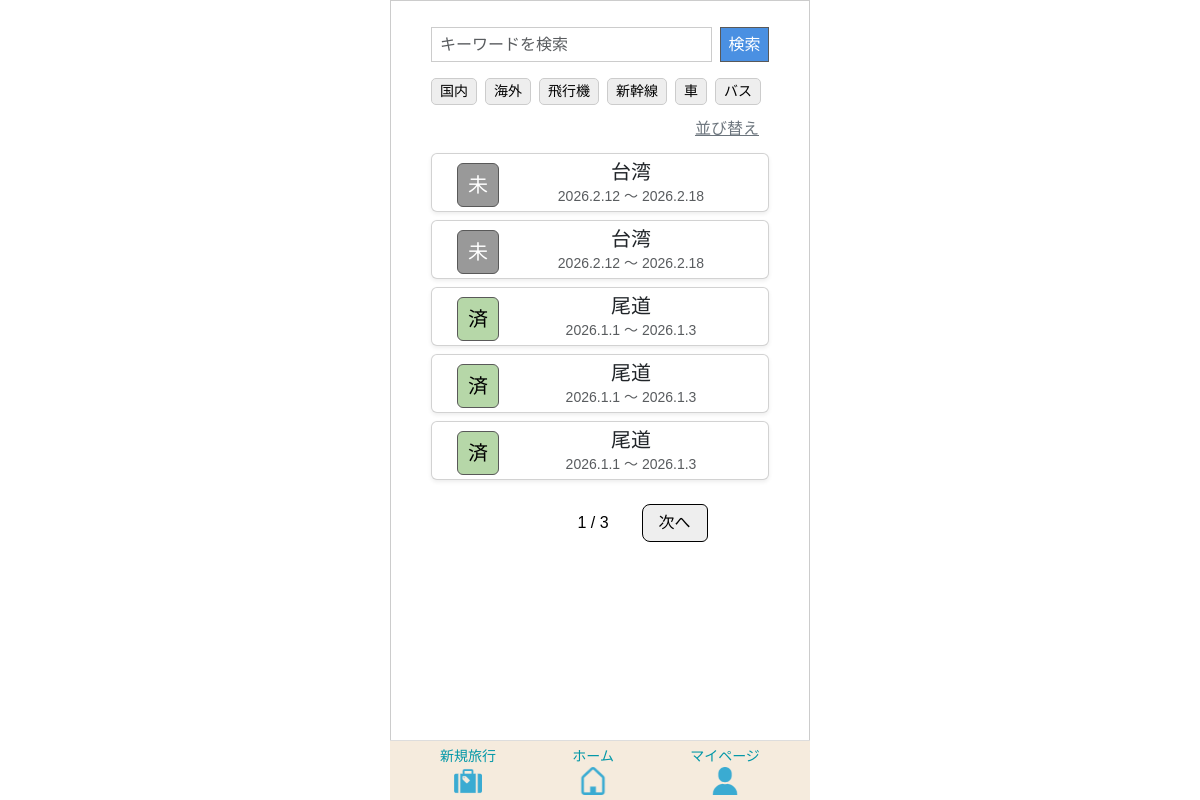
The app's page /home/ (signed in) with its own data.
### app/models/travel.py (models this page shows, shortened)
class Transport(models.Model):
    class TransportType(models.IntegerChoices):
     AIRPLANE   = 0, _("飛行機")
     SHINKANSEN = 1, _("新幹線")
     CAR        = 2, _("車")
     BUS        = 3, _("バス")
     TRAIN      = 4, _("電車")
     OTHER      = 5, _("その他")
    transport_id = models.AutoField(
        primary_key=True,
        verbose_name=_("交通手段ID")
    )
    transport_type = models.IntegerField(
    choices=TransportType.choices,
    verbose_name=_("交通手段")
    )
    created_at = models.DateTimeField(
        auto_now_add=True,
        verbose_name=_("作成日")
    )
    updated_at = models.DateTimeField(
       auto_now=True,
        verbose_name=_("更新日")
    )
    class Meta:
        verbose_name = _("交通手段")
        verbose_name_plural = _("交通手段")

class Travel_info(models.Model):
    class StayType(models.IntegerChoices):
        DAY_TRIP = 0, _("日帰り")
        STAY     = 1, _("宿泊")
    class LocationType(models.IntegerChoices):
        DOMESTIC = 0, _("国内")
        OVERSEAS = 1, _("海外")
    class StatusType(models.IntegerChoices):
        NOT_DONE  = 0, _("未")
        COMPLETE  = 1, _("完")
        PROCESSED = 2, _("済")
    travel_info_id = models.AutoField(
        primary_key=True,
        verbose_name=_("旅行情報ID")
    )
    user = models.ForeignKey(
        settings.AUTH_USER_MODEL,
        on_delete=models.CASCADE,
        verbose_name=_("ユーザーID")
    )
    travel_title = models.CharField(
        max_length=100,
        verbose_name=_("旅行タイトル")
    )
    start_date = models.DateField(
        verbose_name=_("開始日")
    )
    end_date = models.DateField(
        verbose_name=_("終了日")
    )
    stay_type = models.IntegerField(
        choices=StayType.choices,
        verbose_name=_("宿泊タイプ")
    )
    location = models.IntegerField(
        choices=LocationType.choices,
        verbose_name=_("場所"),
    )
    memo = models.CharField(
        max_length=230,
        blank=True,
        verbose_name=_("メモ")
    )
    status = models.IntegerField(
        choices=StatusType.choices,
        default=0,
        verbose_name=_("ステータス")
    )
    transport = models.ManyToManyField(
        "Transport",
        through="Travelmode",
        verbose_name=_("交通手段")
    )
    created_at = models.DateTimeField(
        auto_now_add=True,
        verbose_name=_("作成日")
    )
    updated_at = models.DateTimeField(
       auto_now=True,
        verbose_name=_("更新日")
    )
    class Meta:
        verbose_name = _("旅行情報")
        verbose_name_plural = _("旅行情報")

### app/views/home.py (the view)
# urls.py: path('home/', HomeView.as_view(), name='home'),
class HomeView(LoginRequiredMixin, TemplateView):
    template_name = "home/home.html"
    login_url = "/"
    def get(self, request, *args, **kwargs):
        keyword = request.GET.get("keyword", "")
        travel_type = request.GET.getlist("travel_type")
        transport_filter = [t for t in request.GET.getlist("transport") if t]
        sort = request.GET.get("sort", "")
        travels = Travel_info.objects.filter(user=request.user)
        if keyword:
            travels = travels.filter(travel_title__icontains=keyword)
        if travel_type:
            travels = travels.filter(location__in=travel_type)
        if transport_filter:
            travels = travels.filter(transport__transport_type__in=transport_filter)
        if sort == "title_asc":
            travels = travels.order_by("travel_title")
        elif sort == "title_desc":
            travels = travels.order_by("-travel_title")
        elif sort == "date_asc":
            travels = travels.order_by("start_date")
        elif sort == "date_desc":
            travels = travels.order_by("-start_date")
        today = timezone.now().date()
        for t in travels:
            if t.end_date < today:
                t.status = "済"
                continue
            items = TravelItem.objects.filter(
                travel_category__template__travel_info=t
            )
            total = items.count()
            done = items.filter(item_checked=TravelItem.ItemChecked.YES).count()
            if total > 0 and total == done:
                t.status = "完"
            else:
                t.status = "未"
        paginator = Paginator(travels, 5)
        page = request.GET.get("page")
        travels_page = paginator.get_page(page)
        tags = Transport.objects.all()
        return render(request, self.template_name, {
            "travels": travels_page,
            "keyword": keyword,
            "tags": tags,
            "travel_type": travel_type,
            "transport": transport_filter,
            "sort": sort,
        })

### templates/home/home.html (shortened to what this page needs)
{% extends 'base.html' %}
{% load static %}
{% block extra_css %}
{{ block.super }}
<link rel="stylesheet" href="{% static 'tabipre/css/home.css' %}">
{% endblock %}
{% block content %}
<div class="container mt-3">
    <form method="GET" id="searchForm" class="d-flex mb-3">
        <input type="text" name="keyword" value="{{ keyword }}"
               class="form-control me-2 search-input"
               placeholder="キーワードを検索">
        <button class="search-btn">検索</button>
    </form>
    <div class="d-flex flex-row flex-nowrap overflow-auto mb-2">
        <a href="#"
           class="tag-badge {% if '0' in travel_type %}selected{% endif %}"
           data-type="travel_type" data-value="0">国内</a>
        <a href="#"
           class="tag-badge {% if '1' in travel_type %}selected{% endif %}"
           data-type="travel_type" data-value="1">海外</a>
        {% for tag in tags %}
            <a href="#"
               class="tag-badge {% if tag.transport_type|stringformat:'s' in transport %}selected{% endif %}"
               data-type="transport"
               data-value="{{ tag.transport_type }}">
                {{ tag.get_transport_type_display }}
            </a>
        {% endfor %}
    </div>
    <div class="sort-btn-wrapper mb-2">
        <a href="#" class="sort-btn" data-bs-toggle="modal" data-bs-target="#sortModal">
            並び替え
        </a>
    </div>
    {% for t in travels %}
        <a href="{% url 'app:travel_detail' t.travel_info_id %}" class="text-decoration-none text-dark">
            <div class="card mb-2 shadow-sm">
                <div class="card-body d-flex align-items-center">
                    <div class="align-items-center">
                        {% if t.status == "未" %}
                            <span class="badge-t status-mi">未</span>
                        {% elif t.status == "完" %}
                            <span class="badge-t status-kan">完</span>
                        {% elif t.status == "済" %}
                            <span class="badge-t status-zumi">済</span>
                        {% endif %}
                    </div>
                    <div class="flex-grow-1 d-flex flex-column justify-content-center text-center">
                        <h5 class="card-title">{{ t.travel_title }}</h5>
                        <p class="card-text text-muted">
                            {{ t.start_date|date:"Y.n.j" }} 〜 {{ t.end_date|date:"Y.n.j" }}
                        </p>
                    </div>
                </div>
            </div>
        </a>
    {% empty %}
        <p class="text-center text-muted">旅行がありません</p>
    {% endfor %}
    <div class="d-flex justify-content-center mt-4">
        <nav>
            <ul class="pagination">
                {% if travels.has_previous %}
                    <li class="page-item">
                        <a class="page-link"
                           href="?page={{ travels.previous_page_number }}&keyword={{ keyword }}&sort={{ sort }}">
                           前へ
                        </a>
                    </li>
                {% else %}
                    <li class="page-item disabled">
                    </li>
                {% endif %}
                <li class="page-item active">
                    <span class="page-link">
                        {{ travels.number }} / {{ travels.paginator.num_pages }}
                    </span>
                </li>
                {% if travels.has_next %}
                    <li class="page-item">
                        <a class="page-link"
                           href="?page={{ travels.next_page_number }}&keyword={{ keyword }}&sort={{ sort }}">
                           次へ
                        </a>
                    </li>
                {% else %}
                    <li class="page-item disabled">
                        <span class="page-link" style="visibility: hidden;">次へ</span>
                    </li>
                {% endif %}
            </ul>
        </nav>
    </div>
</div>
{% endblock %}

### static/tabipre/css/base.css (style rules this page uses)
.badge-t { display: inline-block; min-width: 32px; border-radius: 6px; font-size: 20px; padding: 6px 10px; margin-right: 20px !important; margin-top: 5px; border: 1px solid #595959; }
.badge-t.status-mi { background-color: #999; color: #fff; }
.badge-t.status-zumi { background-color: #b6d7a8; color: #000; }
.card-body { padding: 8px 16px !important; }
input, select, textarea { width: 100%; padding: 8px 10px; padding-left: 15px; border-radius: 6px; border: 1px solid #ccc; font-size: 18px; box-sizing: border-box; }

### static/tabipre/css/home.css (style rules this page uses)
form input { border: 1px solid #ccc; padding: 8px; width: 100%; background-color: #ffffff; box-sizing: border-box; transition: border-color 0.25s ease, box-shadow 0.25s ease; color: #000; }
.search-input { height: 35px; width: 85%; padding: 4px 8px; border: 1px solid #ccc; }
.search-btn { font-size: 16px; background-color: #4a90e2; color: #fff; height: 35px; width: 50px; padding: 4px 6px; line-height: 1; border: 1px solid #595959; }
input[type="text"], button { border-radius: 0; }
.card-body { padding: 4px 25px !important; }
.card-title { margin: 2px 0; }
.card-text { margin: 0; font-size: 14px; }
.sort-btn-wrapper { display: flex; justify-content: flex-end; }
.sort-btn { padding: 4px 10px; font-size: 16px; color: #6c757d; }
.tag-badge { display: inline-block; background-color: #eee; color: #000; padding: 2px 8px; border-radius: 5px; font-size: 14px; white-space: nowrap; margin-right: 8px; border: 1px solid #ccc; text-decoration: none; }
.pagination { display: flex; justify-content: center; align-items: center; gap: 24px; }
.page-link { background-color: #eee !important; color: #000; border: 1px solid #000 !important; padding: 6px 16px; border-radius: 8px; font-size: 16px; }
.page-item span.page-link { background: #fff !important; color: #000 !important; border: none !important; padding: 6px 10px; font-size: 16px; }

### records on screen
Transport: transport_type "飛行機"
Transport: transport_type "新幹線"
Transport: transport_type "車"
Transport: transport_type "バス"
Travel_info: status "未", travel_title "台湾", start_date "2026.2.12", end_date "2026.2.18"
Travel_info: status "未", travel_title "台湾", start_date "2026.2.12", end_date "2026.2.18"
Travel_info: status "済", travel_title "尾道", start_date "2026.1.1", end_date "2026.1.3"
Travel_info: status "済", travel_title "尾道", start_date "2026.1.1", end_date "2026.1.3"
Travel_info: status "済", travel_title "尾道", start_date "2026.1.1", end_date "2026.1.3"

### other values on screen
{{ travels.number }} "1"
{{ travels.paginator.num_pages }} "3"
